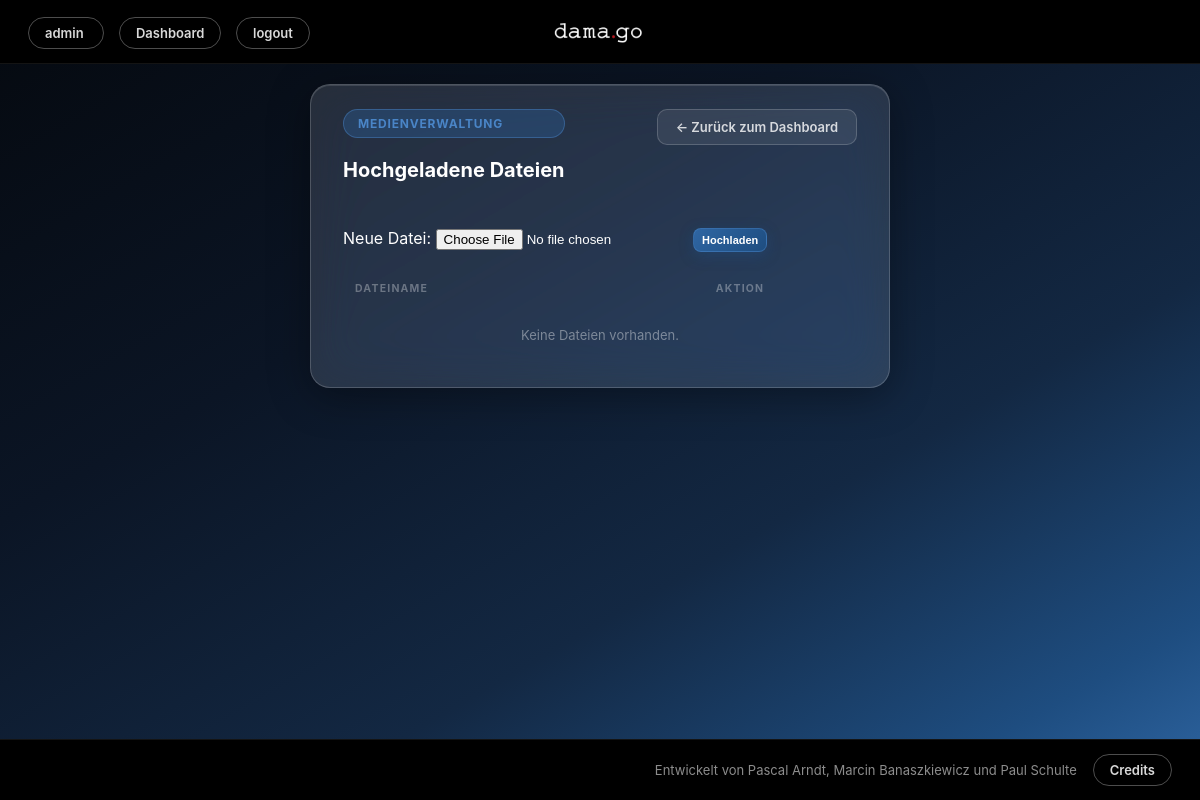
The app's page /PHP/manage_media.php (signed in), older data.
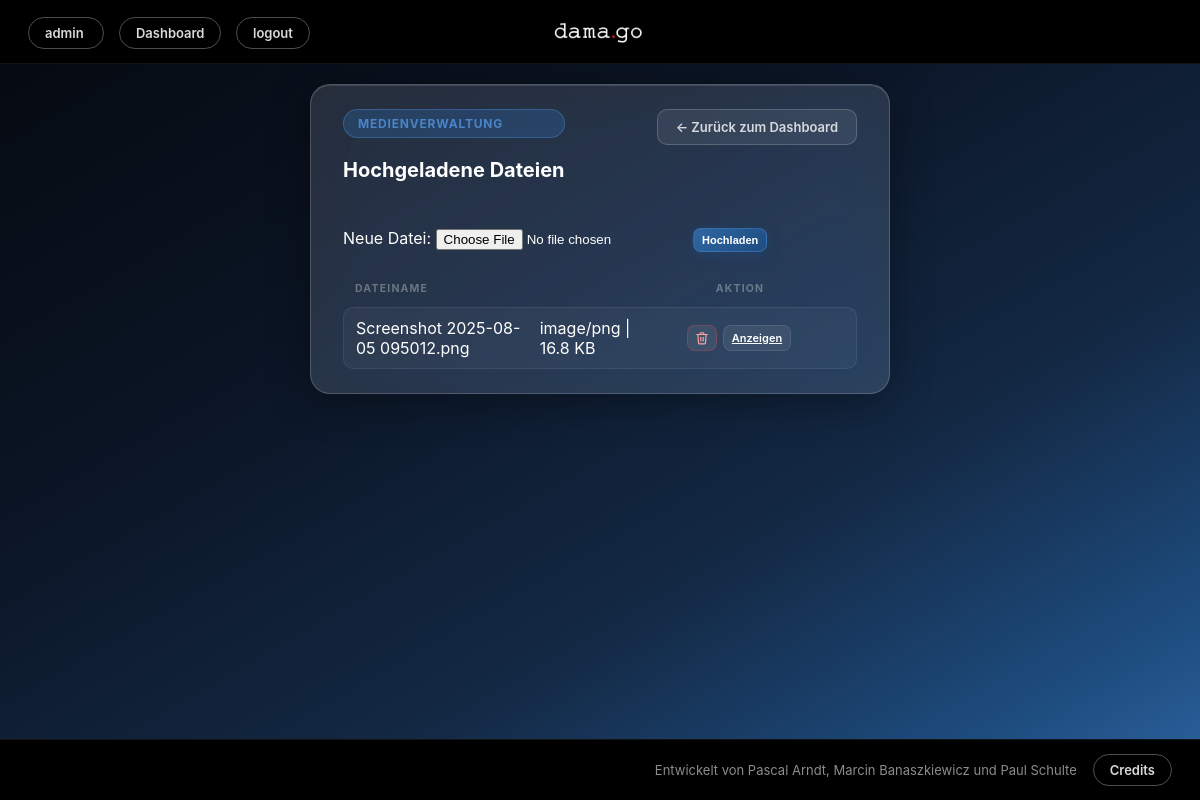
The same page, newer data.
### tables this page shows
CREATE TABLE `media_files` (
  `id` int(10) unsigned NOT NULL AUTO_INCREMENT,
  `file_name` varchar(255) NOT NULL,
  `original_name` varchar(255) NOT NULL,
  `mime_type` varchar(100) NOT NULL,
  `file_size` int(10) unsigned NOT NULL,
  `question_pool_id` int(10) unsigned DEFAULT NULL,
  `created_by` int(10) unsigned DEFAULT NULL,
  `created_at` datetime NOT NULL DEFAULT current_timestamp(),
  `deleted_at` datetime DEFAULT NULL,
  `deleted_by` int(10) unsigned DEFAULT NULL,
  PRIMARY KEY (`id`),
  UNIQUE KEY `uq_media_files_file_name` (`file_name`),
  KEY `idx_media_files_created_by` (`created_by`),
  KEY `idx_media_files_deleted_by` (`deleted_by`),
  KEY `idx_media_files_question_pool` (`question_pool_id`),
  CONSTRAINT `fk_media_files_created_by` FOREIGN KEY (`created_by`) REFERENCES `users` (`id`) ON DELETE SET NULL ON UPDATE CASCADE,
  CONSTRAINT `fk_media_files_deleted_by` FOREIGN KEY (`deleted_by`) REFERENCES `users` (`id`) ON DELETE SET NULL ON UPDATE CASCADE,
  CONSTRAINT `fk_media_files_question_pool` FOREIGN KEY (`question_pool_id`) REFERENCES `question_pools` (`id`) ON DELETE SET NULL ON UPDATE CASCADE
);

### PHP/init.php (called while the page is built, shortened)
<?php
$username = $_SESSION["username"] ?? "Gast";

### PHP/manage_media.php (the view, shortened to what this page needs)
<?php
require_once 'init.php';
require_once 'db.php';
function e($value)
{
    return htmlspecialchars((string) $value, ENT_QUOTES, 'UTF-8');
}
$uploadUrl = '../Uploads/Questions/';
$stmt = $pdo->query("SELECT * FROM media_files WHERE deleted_at IS NULL ORDER BY created_at DESC");
$images = $stmt->fetchAll();
?>
<!DOCTYPE html>
<html lang="de">
<head>
<link rel="stylesheet" href="../CSS/style.css">
</head>
<body class="manage-questions-page">
<?php include_once 'topbar.php'; ?>
<main class="play-layout">
<section class="quiz-main mq-panel">
<div class="mq-topbar">
    <div class="mq-topbar-info">
        <span class="eyebrow">Medienverwaltung</span>
        <h2>Hochgeladene Dateien</h2>
    </div>
    <div class="mq-topbar-actions">
        <a href="dashboard.php" class="back-button">← Zurück zum Dashboard</a>
    </div>
</div>
<div class="mq-toolbar">
    <form action="manage_media.php" method="POST" enctype="multipart/form-data">
        <label>Neue Datei:</label>
        <input type="file" name="image" accept=".jpg,.jpeg,.png,.webp" required>
        <button type="submit" class="btn-icon btn-add">Hochladen</button>
    </form>
</div>
<div class="question-list-header">
    <span class="col-frage">Dateiname</span>
    <span class="col-qaktion">Aktion</span>
</div>
<div class="question-list">
<?php if(empty($images)): ?>
    <div class="empty-list-hint">Keine Dateien vorhanden.</div>
<?php else: ?>
    <?php foreach($images as $img): ?>
        <div class="question-row">
            <div class="col-frage">
                <div><?php echo e($img['original_name']); ?></div>
                <div><?php echo e($img['mime_type']); ?> | <?php echo e(round($img['file_size']/1024,1)); ?> KB</div>
            </div>
            <div class="col-qaktion">
                <form method="POST" action="manage_media.php" class="inline-form">
                    <button type="submit" class="btn-icon btn-delete" title="Datei löschen">
                    </button>
                </form>
                <a href="<?php echo e($uploadUrl . $img['file_name']); ?>" target="_blank" class="btn-icon btn-view">Anzeigen</a>
            </div>
        </div>
    <?php endforeach; ?>
<?php endif; ?>
</div>
</section>
</main>
<?php include_once 'footbar.php'; ?>
</body>
</html>

### PHP/topbar.php (shortened to what this page needs)
<?php
require_once 'init.php';
?>
<header class="topbar">
    <a class="topbar-brand" href="dashboard.php">
        <img src="../damago-logo.png" alt="damago Logo" class="topbar-logo">
    </a>
    <div class="topbar-right">
        <?php if ($username !== 'Gast'): ?>
            <a href="profile.php" class="logout-button" style="margin-right: 15px;" title="Zum Profil">
                <?php echo htmlspecialchars($username); ?>
            </a>
        <?php endif; ?>
        <a href="dashboard.php" class="logout-button">Dashboard</a>
        <?php if ($username !== 'Gast'): ?>
            <a href="logout.php" class="logout-button" style="margin-left: 10px;">
                logout
            </a>
        <?php endif; ?>
        </div>
</header>

### PHP/footbar.php (shortened to what this page needs)
<footer class="footbar">
    <div class="footbar-inner">
        <span class="footbar-credit">Entwickelt von Pascal Arndt, Marcin Banaszkiewicz und Paul Schulte</span>
        <a href="credits.php" class="footbar-button">Credits</a>
    </div>
</footer>

Row changes from the older to the newer data that the page shows:
added media_files: original_name "Screenshot 2025-08-05 095012.png", mime_type "image/png", $img['file_size']/1024 "16.8"
Text that changed along with them:
text no longer shown: "Keine Dateien vorhanden."
